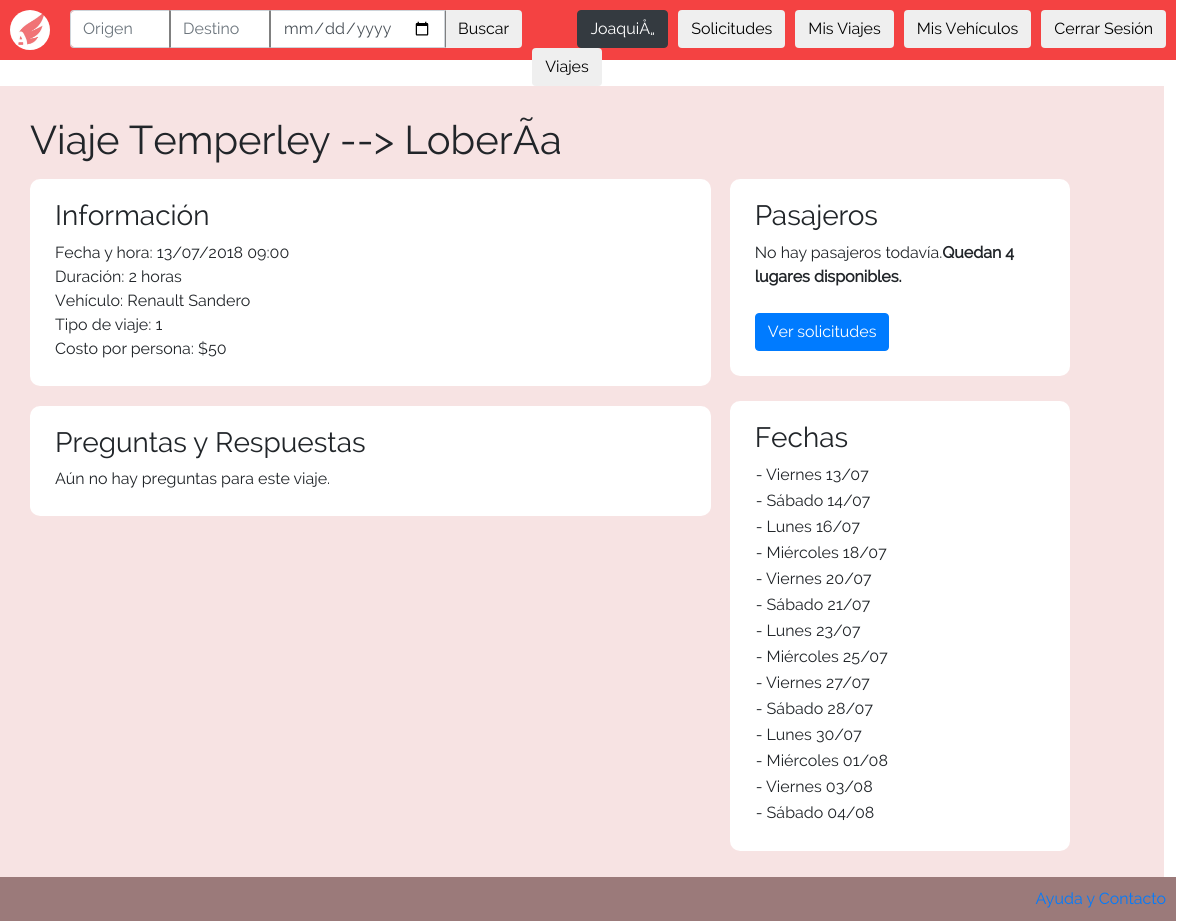
/vistas/ver_viaje.php?id=11 (signed in), run on the app's committed database.
### tables this page shows
CREATE TABLE `viajes` (
  `id_viaje` int(11) NOT NULL,
  `id_usuario` int(11) NOT NULL,
  `patente` varchar(10) NOT NULL,
  `origen` text NOT NULL,
  `destino` text NOT NULL,
  `duracion` decimal(10,5) NOT NULL,
  `fecha_hora` datetime NOT NULL,
  `descripcion` text NOT NULL,
  `tipo` int(11) NOT NULL,
  `costo` decimal(10,5) NOT NULL,
  `tarjeta` bigint(20) NOT NULL,
  `pago_conductor` int(11) NOT NULL DEFAULT '0',
  `pago_pasajero` int(11) NOT NULL DEFAULT '0'
);

CREATE TABLE `vehiculo` (
  `patente` varchar(10) NOT NULL,
  `id_usuario` int(11) NOT NULL,
  `marca` text NOT NULL,
  `modelo` text NOT NULL,
  `asientos` int(11) NOT NULL
);

CREATE TABLE `viaje_semanal` (
  `id_viaje_semanal` int(11) NOT NULL,
  `id_viaje` int(11) NOT NULL,
  `fecha_hora` datetime NOT NULL,
  `pago_conductor` int(11) NOT NULL DEFAULT '0',
  `pago_pasajero` int(11) NOT NULL DEFAULT '0'
);

### vistas/ver_viaje.php (the view, shortened to what this page needs)
<?php
  include("../php/abrir_conexion.php");
  include("../php/utils.php");
?>
<!DOCTYPE html>
<html>
  <head>
    <link href="/css/bootstrap.css" rel="stylesheet" type="text/css" >
    <link href="/css/index.css" rel="stylesheet" type="text/css">
    <link href="/css/ver_viaje.css" rel="stylesheet" type="text/css">
  </head>
  <body>
    <?php
      include("header.php");
      $trip_id = $_GET["id"];
      $query = "SELECT * FROM viajes WHERE id_viaje='$trip_id'";
      $result = mysqli_query($conn, $query);
      $trip = mysqli_fetch_assoc($result);
      $query = "SELECT * FROM vehiculo WHERE patente='".$trip["patente"]."'";
      $result = mysqli_query($conn, $query);
      $car = mysqli_fetch_assoc($result);
      $query = "SELECT * FROM solicitud WHERE id_viaje='$trip_id' AND estado=".ACCEPTED;
      $requests = mysqli_query($conn, $query);
      $n_request = mysqli_num_rows($requests);
      $remaining_seats = $car["asientos"] - $n_request;
      $price = $trip["costo"];
    ?>
    <div id="body">
      <h1>Viaje <?= $trip["origen"]." --> ".$trip["destino"] ?></h1>
      <div id="trip_info">
        <h3>Información</h3>
        Fecha y hora: <?= formatDate($trip["fecha_hora"]) ?>
        <br>
        Duración: <?= printTime($trip["duracion"]) ?>
        <br>
        Vehículo: <?= $car["marca"]." ".$car["modelo"] ?>
        <br>
        Tipo de viaje: <?= $trip["tipo"] ?>
        <br>
        Costo por persona: $<?= round($price) ?>
      </div>
      <div id="passengers">
        <h3>Pasajeros</h3>
        <?php
          if($n_request == 0){
            echo "No hay pasajeros todavía.";
          }
          if($remaining_seats == 0){
            echo "<strong>No hay mas lugares disponibles.</strong>";
          } else {
            echo "<strong>Quedan $remaining_seats lugares disponibles.</strong>";
          }
        ?>
        <br>
        <br>
        <a href="/vistas/ver_solicitudes.php" class="btn btn-primary">Ver solicitudes</a>
      </div>
      <div id="questions">
        <h3>Preguntas y Respuestas</h3>
        <?php
          $query = "SELECT * FROM pregunta WHERE id_viaje='$trip_id'";
          $questions = mysqli_query($conn, $query);
          if(mysqli_num_rows($questions) == 0){
            echo "Aún no hay preguntas para este viaje.";
          }
        ?>
      </div>
      <?php
        if($trip["tipo"]==WEEKLY_TRIP){
          echo "<div id='dates'><h3>Fechas</h3><table>";
          $query = "SELECT * FROM viaje_semanal WHERE id_viaje=$trip_id";
          $dates = mysqli_query($conn, $query);
          while($date = mysqli_fetch_assoc($dates)){
            $obj = new DateTime($date["fecha_hora"]);
            $weekDay = $days[$obj->format("N")];
            echo "<tr><td> - ".$weekDay." ".$obj->format("d/m")."</td></tr>";
          }
          echo "</table></div>";
        }
       ?>
    </div>
    <?php
      include("footer.php");
    ?>
  </body>
</html>

### php/utils.php (shortened to what this page needs)
<?php
  $days = array(
    1 => "Lunes",
    2 => "Martes",
    3 => "Miércoles",
    4 => "Jueves",
    5 => "Viernes",
    6 => "Sábado",
    7 => "Domingo",
  );
  function printTime($time){
    $hours = floor($time);
    $minutes = $time-$hours;
    if($hours > 0){
      echo $hours.(($hours>=2)?" horas":" hora");
    }
  }
  function formatDate($date){
    return (new DateTime($date))->format("d/m/Y H:i");
  }
?>

### css/index.css (style rules this page uses)
html, body { height: 100%; width: 99%; margin: 0px; padding: 0px; font-family: "Raleway"; }
h1, h2 { margin: 0px }
#body { padding-top: 30px; padding-bottom: 20px; padding-left: 30px; background-color: rgb(247, 227, 227); width: 99%; min-height: 80%; overflow: auto; margin: 0px; padding-bottom: 70px; }

### css/ver_viaje.css (style rules this page uses)
#trip_info { background-color: white; height: content; padding: 25px; padding-top: 20px; width: 60%; border-radius: 10px; margin-top: 15px; display: inline-block; }
#passengers { background-color: white; height: content; padding: 25px; padding-top: 20px; width: 30%; border-radius: 10px; margin-top: 15px; margin-left: 15px; display: inline-block; vertical-align: top; }
#questions { background-color: white; height: content; padding: 25px; padding-top: 20px; width: 60%; border-radius: 10px; margin-top: 20px; display: inline-block; }
#dates { background-color: white; height: content; padding: 25px; padding-top: 20px; width: 30%; border-radius: 10px; margin-top: 15px; margin-left: 15px; display: inline-block; vertical-align: top; }
#dates table { width: 100%; }

### data on the page
viajes: origen "Temperley", destino "LoberÃ­a", fecha_hora "13/07/2018 09:00", duracion "2", tipo "1", costo "50"
vehiculo: marca "Renault", modelo "Sandero", asientos "4"
viaje_semanal: fecha_hora "Viernes", fecha_hora "13/07"
viaje_semanal: fecha_hora "Sábado", fecha_hora "14/07"
viaje_semanal: fecha_hora "Lunes", fecha_hora "16/07"
viaje_semanal: fecha_hora "Miércoles", fecha_hora "18/07"
viaje_semanal: fecha_hora "Viernes", fecha_hora "20/07"
viaje_semanal: fecha_hora "Sábado", fecha_hora "21/07"
viaje_semanal: fecha_hora "Lunes", fecha_hora "23/07"
viaje_semanal: fecha_hora "Miércoles", fecha_hora "25/07"
viaje_semanal: fecha_hora "Viernes", fecha_hora "27/07"
viaje_semanal: fecha_hora "Sábado", fecha_hora "28/07"
viaje_semanal: fecha_hora "Lunes", fecha_hora "30/07"
viaje_semanal: fecha_hora "Miércoles", fecha_hora "01/08"
viaje_semanal: fecha_hora "Viernes", fecha_hora "03/08"
viaje_semanal: fecha_hora "Sábado", fecha_hora "04/08"

### other printed values
$_SESSION["user_name"] "JoaquiÅ„"
